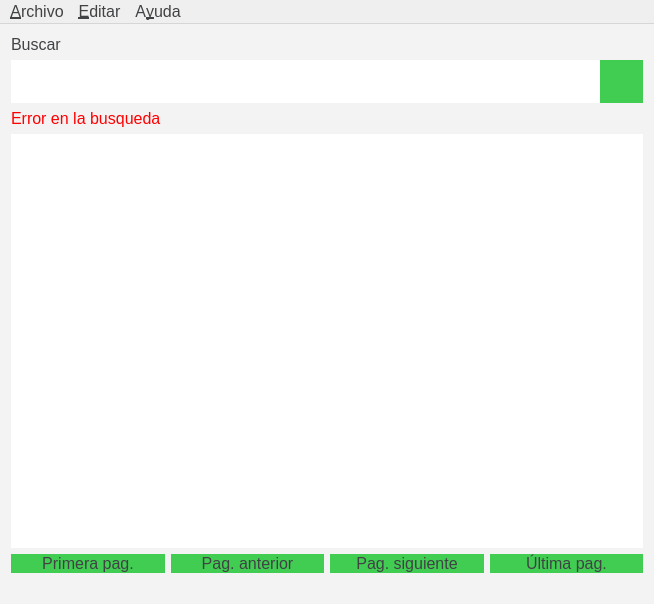
<?xml version="1.0" encoding="UTF-8"?>
<ui version="4.0">
 <class>MainWindow</class>
 <widget class="QMainWindow" name="MainWindow">
  <property name="geometry">
   <rect>
    <x>0</x>
    <y>0</y>
    <width>654</width>
    <height>604</height>
   </rect>
  </property>
  <property name="sizePolicy">
   <sizepolicy hsizetype="Preferred" vsizetype="Preferred">
    <horstretch>0</horstretch>
    <verstretch>0</verstretch>
   </sizepolicy>
  </property>
  <property name="windowTitle">
   <string>Boolean Retrieval</string>
  </property>
  <property name="windowIcon">
   <iconset resource="res.qrc">
    <normaloff>:/res/img/ic_browser.png</normaloff>:/res/img/ic_browser.png</iconset>
  </property>
  <property name="styleSheet">
   <string notr="true">#l_error{
	color:red;
}

#centralWidget{
	background: #f3f3f4;
}

QWidget {
	color: #404244;
	font-family: &quot;Titillium Web&quot;;
	font-size: 12pt;
}

QLineEdit {
	background: #fff;
	border: none;
}

QTextEdit {
	background: #fff;
	border: none;
	font-size:18px;
}

QPushButton {
	background: #41cd52;
	border: none;
}

QPushButton:hover {
	background: #21be2b;
}

QPushButton:pressed {
	padding-top:-2px
}

#l_status,#l_time {
	font-size:12px;
	font-family:&quot;Source Code Pro&quot;;
}

#scrollArea{
	border:none;
}
#scrollAreaWidgetContents{
	background: white;
}

QMessageBox QPushButton {
	height: 24px;
	width: 110px;
}</string>
  </property>
  <widget class="QWidget" name="centralWidget">
   <layout class="QGridLayout" name="gridLayout">
    <item row="0" column="0">
     <widget class="QLabel" name="label">
      <property name="text">
       <string>Buscar</string>
      </property>
     </widget>
    </item>
    <item row="1" column="0">
     <layout class="QHBoxLayout" name="horizontalLayout">
      <property name="spacing">
       <number>0</number>
      </property>
      <property name="leftMargin">
       <number>0</number>
      </property>
      <property name="topMargin">
       <number>0</number>
      </property>
      <property name="rightMargin">
       <number>0</number>
      </property>
      <property name="bottomMargin">
       <number>0</number>
      </property>
      <item>
       <widget class="QTextEdit" name="te_buscar">
        <property name="sizePolicy">
         <sizepolicy hsizetype="Expanding" vsizetype="Fixed">
          <horstretch>0</horstretch>
          <verstretch>0</verstretch>
         </sizepolicy>
        </property>
        <property name="maximumSize">
         <size>
          <width>16777215</width>
          <height>43</height>
         </size>
        </property>
        <property name="toolTip">
         <string>&lt;html&gt;&lt;head/&gt;&lt;body&gt;&lt;p&gt;&lt;span style=&quot; font-family:'Titillium Web'; font-size:12pt;&quot;&gt;Para las búsquedas usted puede usar los operadores binarios AND, OR y NOT; además de búsquedas mas avanzadas usando paréntesis, ejemplo:&lt;/span&gt;&lt;/p&gt;&lt;p&gt;&lt;span style=&quot; font-family:'Titillium Web'; font-size:12pt;&quot;&gt;Brutus &lt;/span&gt;&lt;span style=&quot; font-family:'Titillium Web'; font-size:12pt; font-weight:600; color:#21be2b;&quot;&gt;OR&lt;/span&gt;&lt;span style=&quot; font-family:'Titillium Web'; font-size:12pt; font-weight:600; color:#ff0000;&quot;&gt;(&lt;/span&gt;&lt;span style=&quot; font-family:'Titillium Web'; font-size:12pt;&quot;&gt;Caesar &lt;/span&gt;&lt;span style=&quot; font-family:'Titillium Web'; font-size:12pt; font-weight:600; color:#21be2b;&quot;&gt;AND NOT&lt;/span&gt;&lt;span style=&quot; font-family:'Titillium Web'; font-size:12pt;&quot;&gt; Calpurnia&lt;/span&gt;&lt;span style=&quot; font-family:'Titillium Web'; font-size:12pt; font-weight:600; color:#ff0000;&quot;&gt;)&lt;/span&gt;&lt;span style=&quot; font-family:'CMSSBX10'; font-size:10pt; color:#000000;&quot;&gt;&lt;br/&gt;&lt;/span&gt;&lt;/p&gt;&lt;/body&gt;&lt;/html&gt;</string>
        </property>
        <property name="inputMethodHints">
         <set>Qt::ImhNone</set>
        </property>
        <property name="verticalScrollBarPolicy">
         <enum>Qt::ScrollBarAlwaysOff</enum>
        </property>
        <property name="horizontalScrollBarPolicy">
         <enum>Qt::ScrollBarAlwaysOff</enum>
        </property>
        <property name="tabChangesFocus">
         <bool>true</bool>
        </property>
        <property name="lineWrapMode">
         <enum>QTextEdit::NoWrap</enum>
        </property>
        <property name="html">
         <string>&lt;!DOCTYPE HTML PUBLIC &quot;-//W3C//DTD HTML 4.0//EN&quot; &quot;http://www.w3.org/TR/REC-html40/strict.dtd&quot;&gt;
&lt;html&gt;&lt;head&gt;&lt;meta name=&quot;qrichtext&quot; content=&quot;1&quot; /&gt;&lt;style type=&quot;text/css&quot;&gt;
p, li { white-space: pre-wrap; }
&lt;/style&gt;&lt;/head&gt;&lt;body style=&quot; font-family:'Titillium Web'; font-size:18px; font-weight:400; font-style:normal;&quot;&gt;
&lt;p style=&quot;-qt-paragraph-type:empty; margin-top:12px; margin-bottom:0px; margin-left:0px; margin-right:0px; -qt-block-indent:0; text-indent:0px;&quot;&gt;&lt;br /&gt;&lt;/p&gt;&lt;/body&gt;&lt;/html&gt;</string>
        </property>
       </widget>
      </item>
      <item>
       <widget class="QPushButton" name="pb_buscar">
        <property name="sizePolicy">
         <sizepolicy hsizetype="Expanding" vsizetype="Fixed">
          <horstretch>0</horstretch>
          <verstretch>0</verstretch>
         </sizepolicy>
        </property>
        <property name="maximumSize">
         <size>
          <width>43</width>
          <height>43</height>
         </size>
        </property>
        <property name="text">
         <string/>
        </property>
        <property name="icon">
         <iconset resource="res.qrc">
          <normaloff>:/res/img/abc_ic_search_api_mtrl_alpha.png</normaloff>:/res/img/abc_ic_search_api_mtrl_alpha.png</iconset>
        </property>
        <property name="iconSize">
         <size>
          <width>36</width>
          <height>36</height>
         </size>
        </property>
        <property name="shortcut">
         <string>Ctrl+Return</string>
        </property>
        <property name="autoRepeat">
         <bool>false</bool>
        </property>
       </widget>
      </item>
     </layout>
    </item>
    <item row="2" column="0">
     <layout class="QHBoxLayout" name="horizontalLayout_3">
      <item>
       <widget class="QLabel" name="l_error">
        <property name="text">
         <string>Error en la busqueda</string>
        </property>
       </widget>
      </item>
      <item>
       <widget class="QLabel" name="label_3">
        <property name="text">
         <string/>
        </property>
       </widget>
      </item>
     </layout>
    </item>
    <item row="3" column="0">
     <layout class="QHBoxLayout" name="horizontalLayout_4">
      <item>
       <widget class="QScrollArea" name="scrollArea">
        <property name="verticalScrollBarPolicy">
         <enum>Qt::ScrollBarAsNeeded</enum>
        </property>
        <property name="sizeAdjustPolicy">
         <enum>QAbstractScrollArea::AdjustIgnored</enum>
        </property>
        <property name="widgetResizable">
         <bool>true</bool>
        </property>
        <widget class="QWidget" name="scrollAreaWidgetContents">
         <property name="geometry">
          <rect>
           <x>0</x>
           <y>0</y>
           <width>634</width>
           <height>386</height>
          </rect>
         </property>
         <layout class="QVBoxLayout" name="verticalLayout_3">
          <item>
           <widget class="QLabel" name="item1">
            <property name="sizePolicy">
             <sizepolicy hsizetype="Preferred" vsizetype="Expanding">
              <horstretch>0</horstretch>
              <verstretch>0</verstretch>
             </sizepolicy>
            </property>
            <property name="text">
             <string/>
            </property>
            <property name="wordWrap">
             <bool>true</bool>
            </property>
            <property name="openExternalLinks">
             <bool>true</bool>
            </property>
            <property name="textInteractionFlags">
             <set>Qt::TextBrowserInteraction</set>
            </property>
           </widget>
          </item>
          <item>
           <widget class="QLabel" name="item2">
            <property name="sizePolicy">
             <sizepolicy hsizetype="Preferred" vsizetype="Expanding">
              <horstretch>0</horstretch>
              <verstretch>0</verstretch>
             </sizepolicy>
            </property>
            <property name="text">
             <string/>
            </property>
            <property name="wordWrap">
             <bool>true</bool>
            </property>
            <property name="openExternalLinks">
             <bool>true</bool>
            </property>
            <property name="textInteractionFlags">
             <set>Qt::TextBrowserInteraction</set>
            </property>
           </widget>
          </item>
          <item>
           <widget class="QLabel" name="item3">
            <property name="sizePolicy">
             <sizepolicy hsizetype="Preferred" vsizetype="Expanding">
              <horstretch>0</horstretch>
              <verstretch>0</verstretch>
             </sizepolicy>
            </property>
            <property name="text">
             <string/>
            </property>
            <property name="wordWrap">
             <bool>true</bool>
            </property>
            <property name="openExternalLinks">
             <bool>true</bool>
            </property>
            <property name="textInteractionFlags">
             <set>Qt::TextBrowserInteraction</set>
            </property>
           </widget>
          </item>
          <item>
           <widget class="QLabel" name="item4">
            <property name="sizePolicy">
             <sizepolicy hsizetype="Preferred" vsizetype="Expanding">
              <horstretch>0</horstretch>
              <verstretch>0</verstretch>
             </sizepolicy>
            </property>
            <property name="text">
             <string/>
            </property>
            <property name="wordWrap">
             <bool>true</bool>
            </property>
            <property name="openExternalLinks">
             <bool>true</bool>
            </property>
            <property name="textInteractionFlags">
             <set>Qt::TextBrowserInteraction</set>
            </property>
           </widget>
          </item>
          <item>
           <widget class="QLabel" name="item5">
            <property name="sizePolicy">
             <sizepolicy hsizetype="Preferred" vsizetype="Expanding">
              <horstretch>0</horstretch>
              <verstretch>0</verstretch>
             </sizepolicy>
            </property>
            <property name="text">
             <string/>
            </property>
            <property name="wordWrap">
             <bool>true</bool>
            </property>
            <property name="openExternalLinks">
             <bool>true</bool>
            </property>
            <property name="textInteractionFlags">
             <set>Qt::TextBrowserInteraction</set>
            </property>
           </widget>
          </item>
         </layout>
        </widget>
       </widget>
      </item>
     </layout>
    </item>
    <item row="4" column="0">
     <layout class="QHBoxLayout" name="horizontalLayout_2">
      <item>
       <widget class="QPushButton" name="pb_pp">
        <property name="text">
         <string>Primera pag.</string>
        </property>
       </widget>
      </item>
      <item>
       <widget class="QPushButton" name="pb_pa">
        <property name="text">
         <string>Pag. anterior</string>
        </property>
       </widget>
      </item>
      <item>
       <widget class="QPushButton" name="pb_ps">
        <property name="text">
         <string>Pag. siguiente</string>
        </property>
       </widget>
      </item>
      <item>
       <widget class="QPushButton" name="pb_up">
        <property name="text">
         <string>Última pag.</string>
        </property>
       </widget>
      </item>
     </layout>
    </item>
    <item row="5" column="0">
     <layout class="QHBoxLayout" name="horizontalLayout_5">
      <item>
       <widget class="QLabel" name="l_time">
        <property name="sizePolicy">
         <sizepolicy hsizetype="Fixed" vsizetype="Fixed">
          <horstretch>0</horstretch>
          <verstretch>0</verstretch>
         </sizepolicy>
        </property>
        <property name="text">
         <string/>
        </property>
       </widget>
      </item>
      <item>
       <widget class="QLabel" name="l_status">
        <property name="text">
         <string/>
        </property>
       </widget>
      </item>
     </layout>
    </item>
   </layout>
  </widget>
  <widget class="QMenuBar" name="menuBar">
   <property name="geometry">
    <rect>
     <x>0</x>
     <y>0</y>
     <width>654</width>
     <height>30</height>
    </rect>
   </property>
   <widget class="QMenu" name="menuEdit">
    <property name="title">
     <string>&amp;Archivo</string>
    </property>
    <widget class="QMenu" name="menuSeleccionar_Modelo">
     <property name="title">
      <string>Seleccionar &amp;Modelo</string>
     </property>
     <addaction name="actionBooleano"/>
     <addaction name="actionVectorial"/>
     <addaction name="action_Probabil_stico"/>
    </widget>
    <addaction name="action_Nueva_Busqueda"/>
    <addaction name="menuSeleccionar_Modelo"/>
    <addaction name="separator"/>
    <addaction name="actionClose"/>
   </widget>
   <widget class="QMenu" name="menu_Ayuda">
    <property name="title">
     <string>A&amp;yuda</string>
    </property>
    <addaction name="actionAcerca_de"/>
   </widget>
   <widget class="QMenu" name="menu_Editar">
    <property name="title">
     <string>&amp;Editar</string>
    </property>
    <addaction name="actionBuscar"/>
   </widget>
   <addaction name="menuEdit"/>
   <addaction name="menu_Editar"/>
   <addaction name="menu_Ayuda"/>
  </widget>
  <action name="actionClose">
   <property name="text">
    <string>&amp;Salir</string>
   </property>
  </action>
  <action name="actionAcerca_de">
   <property name="text">
    <string>Acerca &amp;de...</string>
   </property>
  </action>
  <action name="actionBuscar">
   <property name="text">
    <string>&amp;Buscar</string>
   </property>
  </action>
  <action name="action_Nueva_Busqueda">
   <property name="text">
    <string>&amp;Nueva Colección</string>
   </property>
  </action>
  <action name="actionBooleano">
   <property name="text">
    <string>&amp;Booleano</string>
   </property>
  </action>
  <action name="actionVectorial">
   <property name="enabled">
    <bool>false</bool>
   </property>
   <property name="text">
    <string>&amp;Vectorial</string>
   </property>
  </action>
  <action name="action_Probabil_stico">
   <property name="enabled">
    <bool>false</bool>
   </property>
   <property name="text">
    <string>&amp;Probabilístico</string>
   </property>
  </action>
  <action name="action20groupnews">
   <property name="text">
    <string>Group News</string>
   </property>
   <property name="toolTip">
    <string>20,000 documentos</string>
   </property>
  </action>
  <action name="action_Otras">
   <property name="text">
    <string>Cargar Nue&amp;va</string>
   </property>
  </action>
  <action name="actionmovies_5000">
   <property name="text">
    <string>Movies 5 000</string>
   </property>
   <property name="toolTip">
    <string>5,000 documentos</string>
   </property>
  </action>
  <action name="actionmovies_10_000_doc">
   <property name="text">
    <string>Movies 10 000</string>
   </property>
   <property name="toolTip">
    <string>10,000 documentos</string>
   </property>
  </action>
  <action name="action_Reportes_radiol_gicos">
   <property name="text">
    <string>&amp;Reportes radiológicos</string>
   </property>
   <property name="toolTip">
    <string>20 documentos</string>
   </property>
  </action>
 </widget>
 <layoutdefault spacing="6" margin="11"/>
 <tabstops>
  <tabstop>te_buscar</tabstop>
  <tabstop>pb_buscar</tabstop>
  <tabstop>pb_pp</tabstop>
  <tabstop>pb_pa</tabstop>
  <tabstop>pb_ps</tabstop>
  <tabstop>pb_up</tabstop>
 </tabstops>
 <resources>
  <include location="res.qrc"/>
 </resources>
 <connections/>
</ui>
